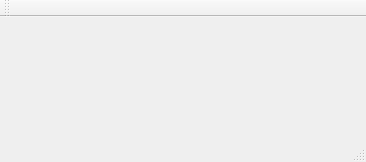
<?xml version="1.0" encoding="UTF-8"?>
<ui version="4.0">
 <class>MainWindow</class>
 <widget class="QMainWindow" name="MainWindow">
  <property name="geometry">
   <rect>
    <x>0</x>
    <y>0</y>
    <width>366</width>
    <height>162</height>
   </rect>
  </property>
  <property name="windowTitle">
   <string>MainWindow</string>
  </property>
  <widget class="QWidget" name="centralWidget"/>
  <widget class="QMenuBar" name="menuBar">
   <property name="geometry">
    <rect>
     <x>0</x>
     <y>0</y>
     <width>366</width>
     <height>26</height>
    </rect>
   </property>
  </widget>
  <widget class="QToolBar" name="mainToolBar">
   <attribute name="toolBarArea">
    <enum>TopToolBarArea</enum>
   </attribute>
   <attribute name="toolBarBreak">
    <bool>false</bool>
   </attribute>
  </widget>
  <widget class="QStatusBar" name="statusBar"/>
 </widget>
 <layoutdefault spacing="6" margin="11"/>
 <resources/>
 <connections/>
</ui>
